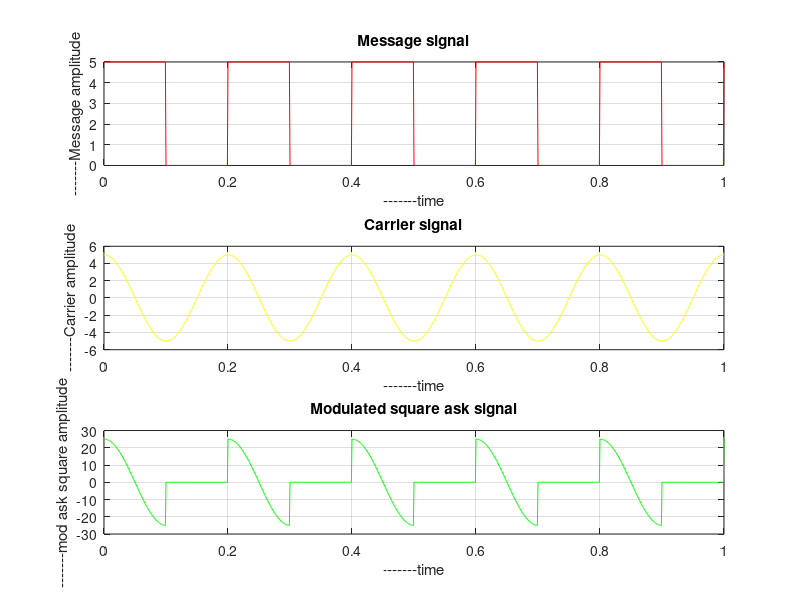

Reproduce this figure in MATLAB.
clc;
close all;
clear all;
am=input('Enter the message amplitude')
fm=input('Enter the frequency of message')
ac=input('Enter the amplitude of carrier')
fc=input('Enter the frequency of carrier')
t=0:0.001:1;
n=(am/2)*square(2*pi*fm*t)+(am/2);
c=ac*cos(2*pi*fc*t);
s=c.*n;

subplot(3, 1, 1);
plot(t, n, 'r');
title('Message signal');
ylabel('-------Message amplitude');
xlabel('-------time');
grid on;


subplot(3, 1, 2);
plot(t, c, 'y');
title('Carrier signal');
ylabel('-------Carrier amplitude');
xlabel('-------time');
grid on;


subplot(3, 1, 3);
plot(t, s, 'g');
title('Modulated square ask signal');
ylabel('-------mod ask square amplitude');
xlabel('-------time');
grid on;

